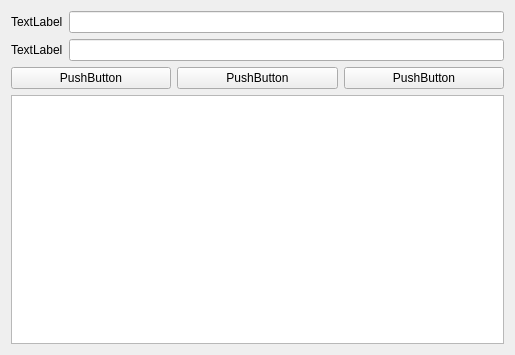
<?xml version="1.0" encoding="UTF-8"?>
<ui version="4.0">
 <class>CoeffWindow</class>
 <widget class="QWidget" name="CoeffWindow">
  <property name="geometry">
   <rect>
    <x>0</x>
    <y>0</y>
    <width>515</width>
    <height>355</height>
   </rect>
  </property>
  <property name="windowTitle">
   <string>Form</string>
  </property>
  <layout class="QVBoxLayout" name="verticalLayout">
   <item>
    <layout class="QGridLayout" name="gridLayout">
     <item row="0" column="0">
      <widget class="QLabel" name="label">
       <property name="text">
        <string>TextLabel</string>
       </property>
      </widget>
     </item>
     <item row="1" column="0">
      <widget class="QLabel" name="label_2">
       <property name="text">
        <string>TextLabel</string>
       </property>
      </widget>
     </item>
     <item row="0" column="1">
      <widget class="QLineEdit" name="lineEdit"/>
     </item>
     <item row="1" column="1">
      <widget class="QLineEdit" name="lineEdit_2"/>
     </item>
    </layout>
   </item>
   <item>
    <layout class="QHBoxLayout" name="horizontalLayout">
     <item>
      <widget class="QPushButton" name="pushButton">
       <property name="text">
        <string>PushButton</string>
       </property>
      </widget>
     </item>
     <item>
      <widget class="QPushButton" name="pushButton_2">
       <property name="text">
        <string>PushButton</string>
       </property>
      </widget>
     </item>
     <item>
      <widget class="QPushButton" name="pushButton_3">
       <property name="text">
        <string>PushButton</string>
       </property>
      </widget>
     </item>
    </layout>
   </item>
   <item>
    <widget class="QTableView" name="coeff_table"/>
   </item>
  </layout>
 </widget>
 <resources/>
 <connections/>
</ui>
